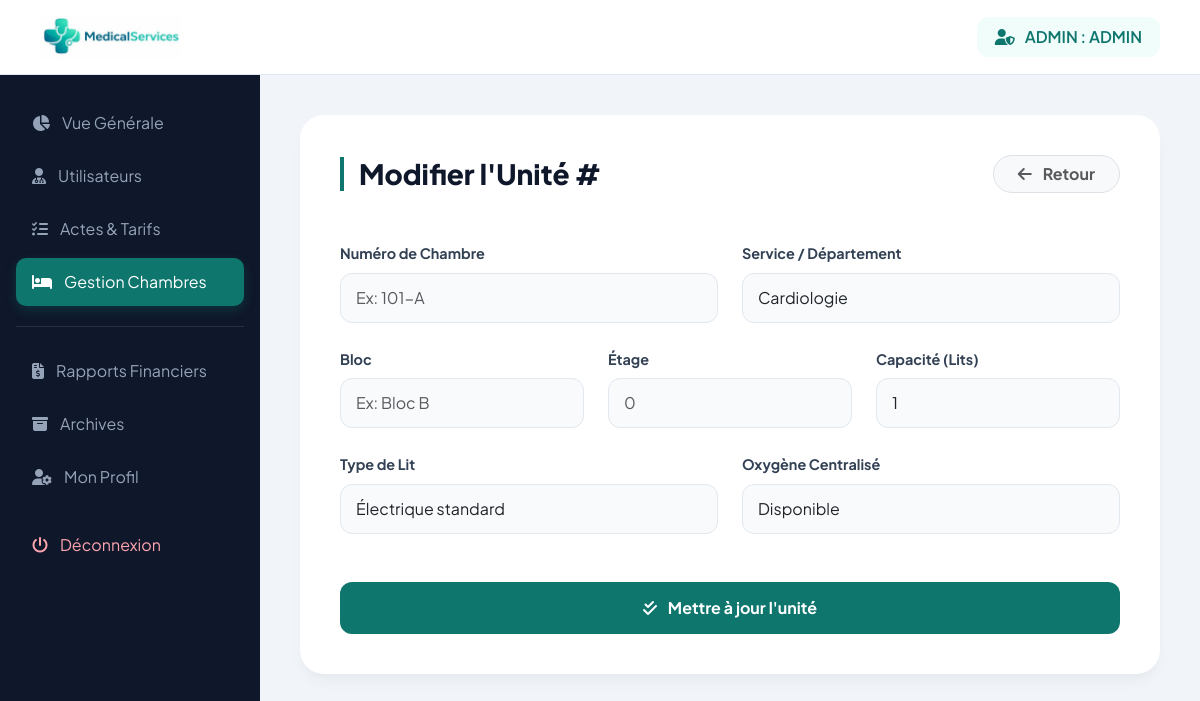
/chambres/formulaire_chambre.php?id=1 (signed in), run on an earlier commit of the app's database.
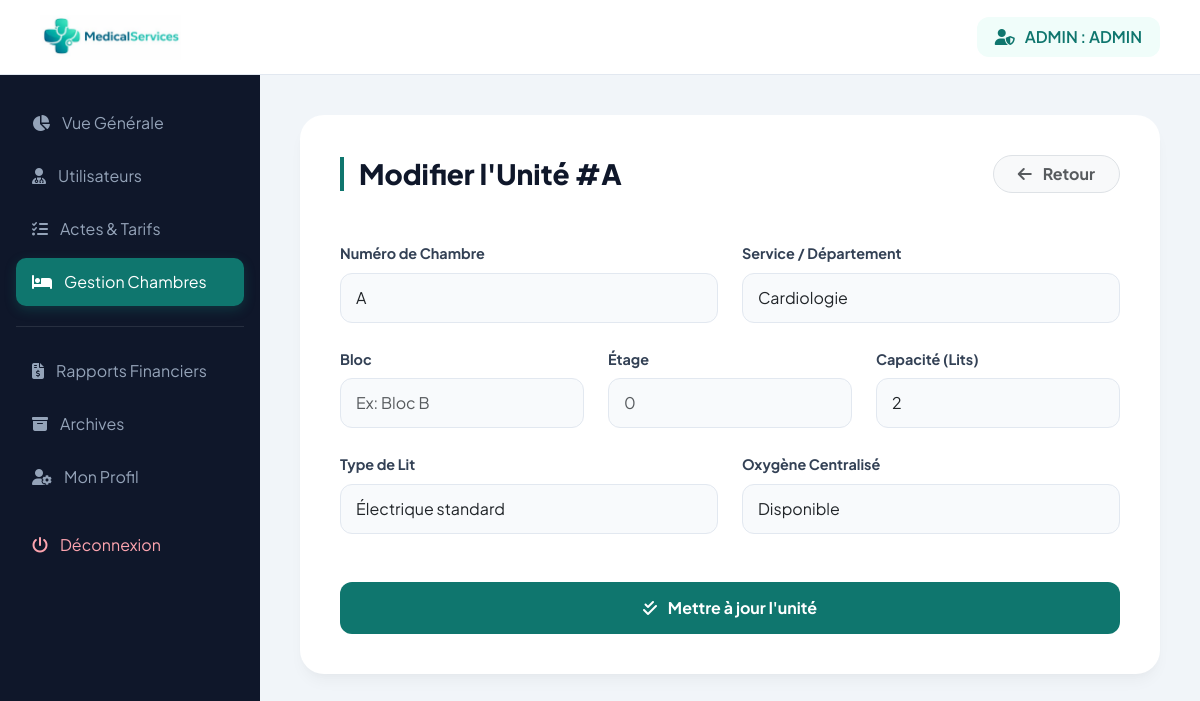
And on a later commit of the database.
### tables this page shows
CREATE TABLE `chambres` (
  `id_chambre` int(11) NOT NULL,
  `numero_chambre` varchar(20) DEFAULT NULL,
  `service` varchar(100) DEFAULT NULL,
  `capacite` int(11) NOT NULL,
  `etat` enum('libre','complet') DEFAULT 'libre'
);

### chambres/formulaire_chambre.php (the view, shortened to what the changed rows need)
<?php
include "../config/connexion.php";
$id = $_GET['id'] ?? null;
$chambre = null;
if ($id) {
    $stmt = $pdo->prepare("SELECT * FROM chambres WHERE id_chambre = ?");
    $stmt->execute([$id]);
    $chambre = $stmt->fetch();
}
?>
<!DOCTYPE html>
<html lang="fr">
<head>
    <link rel="stylesheet" href="https://cdnjs.cloudflare.com/ajax/libs/font-awesome/6.5.0/css/all.min.css">
    <link href="https://cdn.jsdelivr.net/npm/bootstrap@5.3.2/dist/css/bootstrap.min.css" rel="stylesheet">
</head>
<body>
<div class="wrapper">
    <main class="main-content">
        <div class="form-card">
            <div class="d-flex justify-content-between align-items-center mb-5">
                <h3 class="section-title m-0">
                    <?= $id ? "Modifier l'Unité #".$chambre['numero_chambre'] : "Ajouter une Unité Médicale" ?>
                </h3>
                <a href="gestion_chambres.php" class="btn btn-light rounded-pill px-4 fw-bold text-muted border">
                    <i class="fa-solid fa-arrow-left me-2"></i> Retour
                </a>
            </div>
            <form action="save_chambre.php" method="POST">
                <div class="row g-4">
                    <div class="col-md-6">
                        <label class="form-label">Numéro de Chambre</label>
                        <input type="text" name="numero" class="form-control" value="<?= $chambre['numero_chambre'] ?? '' ?>" required placeholder="Ex: 101-A">
                    </div>
                    <div class="col-md-4">
                        <label class="form-label">Capacité (Lits)</label>
                        <input type="number" name="capacite" class="form-control" value="<?= $chambre['capacite'] ?? '1' ?>" required min="1">
                    </div>
                </div>
            </form>
        </div>
    </main>
</div>
</body>
</html>

What changed in the data, as far as the page shows it:
added chambres: numero_chambre "A", numero "A", capacite "2"
Also different on the page:
form field capacite: "1" → (not shown)
